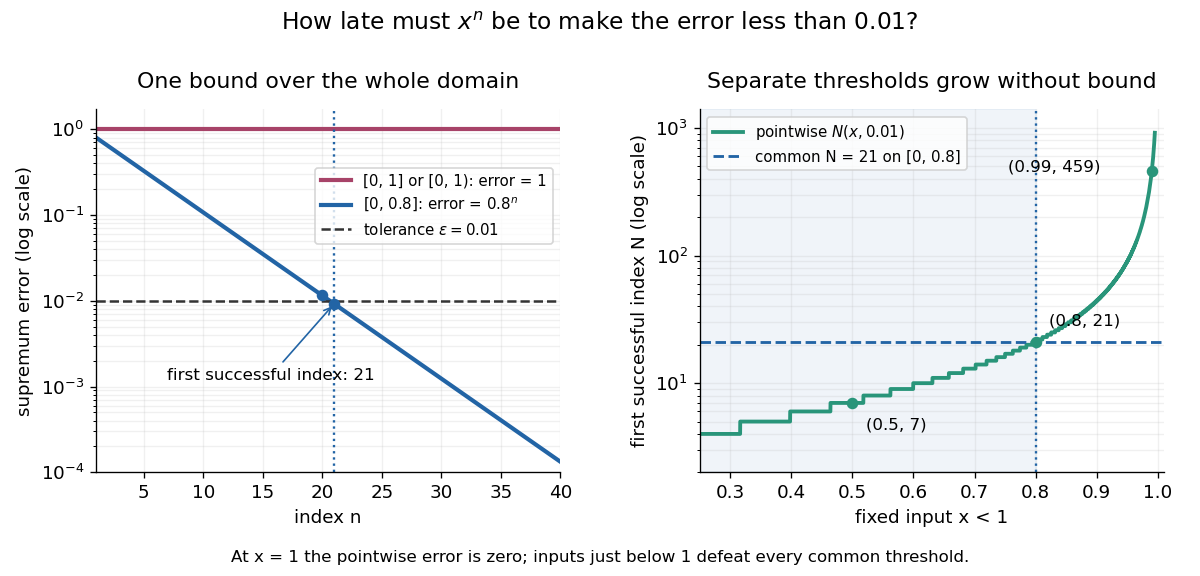

The Python source for this figure:
"""Compare supremum errors and exact strict-tolerance thresholds.

Emit the matching opaque PNG in the CWD. Tested with Python 3.14,
matplotlib 3.10.7 and numpy 2.3.5.
"""

from pathlib import Path

import matplotlib.pyplot as plt
import numpy as np


def main():
    plt.rcParams.update({"font.size": 11, "axes.spines.top": False,
                         "axes.spines.right": False})
    fig, axes = plt.subplots(1, 2, figsize=(10, 4.8), dpi=120)
    fig.patch.set_facecolor("white")
    eps = 0.01
    n = np.arange(1, 41)
    left, right = axes
    left.semilogy(n, np.ones_like(n), color="#a74368", lw=2.5,
                  label="[0, 1] or [0, 1): error = 1")
    left.semilogy(n, 0.8**n, color="#2264a5", lw=2.5,
                  label=r"[0, 0.8]: error = $0.8^n$")
    left.axhline(eps, color="#333333", ls="--", lw=1.5,
                 label=r"tolerance $\varepsilon=0.01$")
    left.axvline(21, color="#2264a5", ls=":", lw=1.4)
    left.scatter([20, 21], [0.8**20, 0.8**21], color="#2264a5", s=35, zorder=5)
    left.annotate("first successful index: 21", xy=(21, 0.8**21),
                  xytext=(7, 0.0012), fontsize=10,
                  arrowprops={"arrowstyle": "->", "color": "#2264a5"})
    left.set(xlim=(1, 40), ylim=(0.0001, 1.7), xlabel="index n",
             ylabel="supremum error (log scale)")
    left.legend(loc="upper right", bbox_to_anchor=(1, 0.86), fontsize=9)
    left.set_title("One bound over the whole domain", pad=13)
    x = np.linspace(0.25, 0.995, 3500)
    threshold = np.floor(np.log(eps) / np.log(x)) + 1
    right.semilogy(x, threshold, color="#29957a", lw=2.3,
                   label=r"pointwise $N(x,0.01)$")
    right.axhline(21, color="#2264a5", ls="--", lw=1.7,
                  label="common N = 21 on [0, 0.8]")
    right.axvspan(0.25, 0.8, color="#2264a5", alpha=0.065)
    right.axvline(0.8, color="#2264a5", ls=":", lw=1.4)
    for xpos, value, offset in [(0.5, 7, (8, -16)), (0.8, 21, (8, 10)),
                                 (0.99, 459, (-86, 0))]:
        right.scatter([xpos], [value], color="#29957a", s=35, zorder=5)
        right.annotate(f"({xpos:g}, {value})", xy=(xpos, value),
                       xytext=offset, textcoords="offset points", fontsize=10)
    right.set(xlim=(0.25, 1.01), ylim=(2, 1400), xlabel="fixed input x < 1",
              ylabel="first successful index N (log scale)")
    right.legend(loc="upper left", fontsize=9)
    right.set_title("Separate thresholds grow without bound", pad=13)
    for ax in axes:
        ax.grid(alpha=0.18, which="both")
    fig.suptitle(r"How late must $x^n$ be to make the error less than 0.01?",
                 fontsize=14, y=0.98)
    fig.text(0.5, 0.025,
             "At x = 1 the pointwise error is zero; inputs just below 1 defeat every common threshold.",
             ha="center", fontsize=10)
    fig.subplots_adjust(left=0.08, right=0.97, bottom=0.18, top=0.81, wspace=0.30)
    fig.savefig(Path.cwd() / (Path(__file__).stem + ".png"),
                facecolor="white", transparent=False)
    plt.close(fig)


if __name__ == "__main__":
    main()
